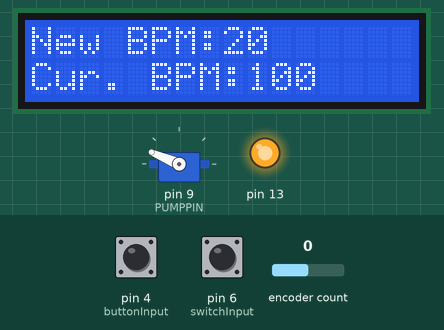
Simulated run of this sketch. Board: Arduino Uno, built with avr-gcc and run on an emulated ATmega328P. Shown: 16×2 character LCD, servo, output pins drawn as LEDs (lit = HIGH). Inputs (shaded band) come from the test bench; at power-on: pin 6 (switchInput) HIGH, pin 4 (buttonInput) HIGH, encoder count 0.

Above: at 1.2 s.
1.3 s: pin 6 (switchInput) pulled LOW for 3.2 s
At 2.7 s:
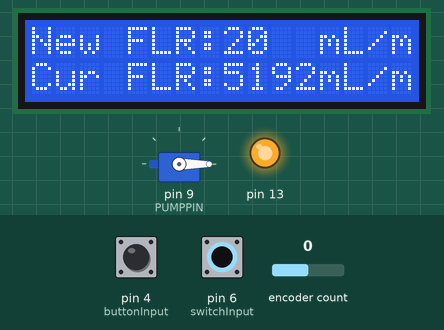
5.1 s: pin 4 (buttonInput) pulled LOW for 0.15 s
At 5.68 s:
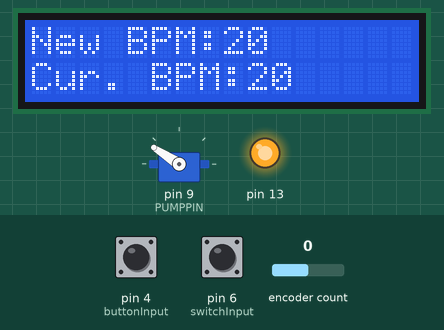
5.8 s: encoder count set to 1
At 7.19 s:
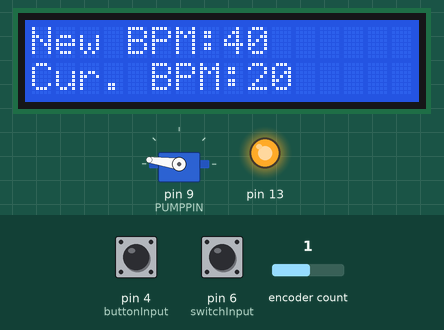
7.3 s: pin 4 (buttonInput) pulled LOW for 1 s
At 7.54 s:
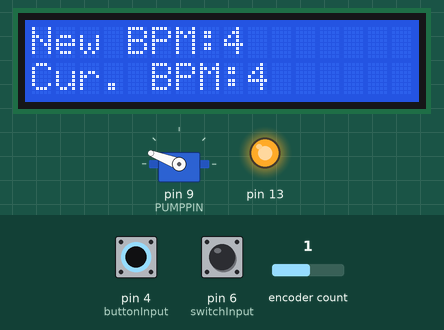
8.9 s: pin 6 (switchInput) pulled LOW for 0.15 s
At 9.44 s:
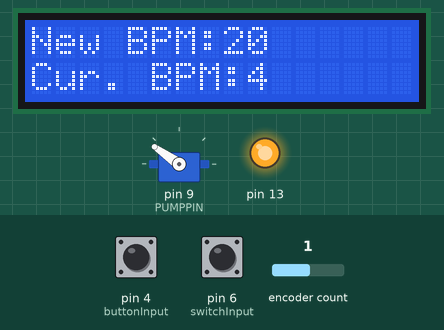
9.6 s: encoder count set to 2
At 11.2 s:
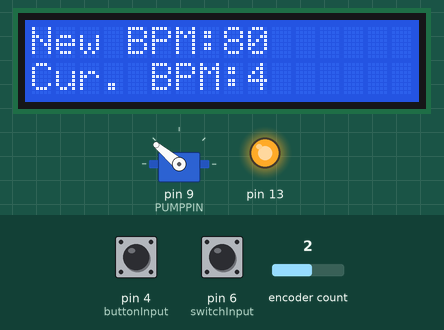
Timing chart, 0 to 35.2 s (numbered marks = the images above; inputs shaded):
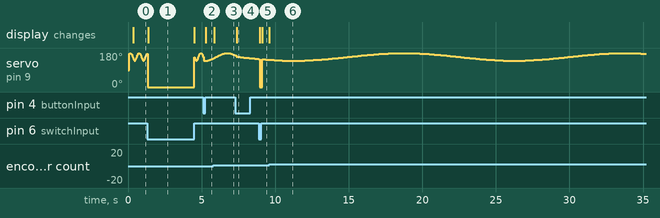

The sketch:

Sinusoidal_Flow.ino
```cpp
// DEFING VARIABLES FROM RGB LCD LIBRARY TO OUTPUT INFORMATION TO SCREENS
#include <Wire.h>
#include <Adafruit_RGBLCDShield.h>
#include <utility/Adafruit_MCP23017.h>

Adafruit_RGBLCDShield lcd = Adafruit_RGBLCDShield();

// Define the switch pin
#define switchInput 6

#include <Encoder.h>
Encoder myEnc(2, 3);

//
//// DEFINING OUTPUTS USED BY THE ROTARY ENCODER
//#define outputA 2
//#define outputB 3
#define buttonInput 4
// DEFINING PUMP LIBRARIES AND VARIABLES
#include <Servo.h>

Servo myservo;
float x;//function of time that is fed into the sin function
float a;//constant that converts period of sine wave from 2 PI milliseconds into 1 / bps
float bps;//variable controlling beats per second of the pump
int avgValue;//average power value of the pump, should be between 90 and 180
int amplitude;//amplitude of fluctuation of power level: max power value = avgValue + amplitude (should be 180), min power value = avgValue - amplitude
#define PUMPPIN 9    //peristaltic pump control pin, connect to arduino digital pin 9

int power;//power level of pump, between 90 and 180
int previousBps;

void setup() {

  // Setting pin 13 as just a 5 V power supply since all other power sources on the ARDUINO are being used
  pinMode (13, OUTPUT);
  digitalWrite(13, HIGH);

  // Switch input
  pinMode(switchInput, INPUT);

  // Configuring initial LCD Screen output
  lcd.begin(16, 2);
  lcd.setCursor(0,0);
  lcd.print("NBPM:");

  // Setting up button input button
  pinMode(buttonInput, INPUT_PULLUP);
  //

  // Configuring pump level
  myservo.attach(PUMPPIN);//initializes peristaltic control pin
  bps = 1.5; //user sets beats per second
  a = (.001) * bps * 2 * PI;//initializes constant using bps
  x = a * millis();//initializes x
  avgValue = 160;//initializes avgValue
  amplitude = 180 - avgValue; //initializes amplitude

  // Beginning the Serial Print
  //Serial.begin (9600);
}

volatile float counter = 60;

///////////////////////////////////////////////////////////////////////////////////////////
int pushEvent; // digital input value from pin 13. Due to the Pull up resistor maintaing a constant 5 V in the pin , a value of LOW means
// the button is currently being pushed as the button's closing offers a path to ground where as HIGH means the button has offered no additional path for the voltage and
// the reading is stuck at 5V.
int statusMemory; // This integer stores the value of the pin 100 seconds after the pushEvent.
int mode = 1; // This integer corresponds to the mode of the system. If the mode reads 1, then that means that the green Light is no and red light is off and if the mode reads 0, that means
// the green light is off and the red light is on.

int currentBPM = 100;
//////////////////////////////////////////////////////////////////////////////////////////////

int previousCounter;

int currentFlowRate;

long oldPosition  = -999;

// Variables to control whether the device is in constant or pulsatile mode
int switchPinState;
int previousPinState;

int previousFlowRate;
void loop() {

     long newPosition = myEnc.read();
    if (newPosition != oldPosition) {
      oldPosition = newPosition;
      Serial.println(newPosition);
      counter = newPosition;
    }
  // Read and print the current switch state
  if (digitalRead(switchInput) != previousPinState) {
    // SET DEFAULT VALUES FOR CHANGE
    counter = 20;
    switchPinState = digitalRead(switchInput);
    Serial.println(switchPinState);
    lcd.clear();
  }
  previousPinState = switchPinState;

  if (switchPinState == 1)
  {

    // Read the value of the encoder


    // PULSATILE FLOW
    // We start by reading the pushEvent on every loop. If the user does not push the button, the pin will read HIGH, and if the user pushes the button, then the pin will read LOW
    pushEvent = digitalRead(buttonInput);// read the push button value

    // If the circuit is in mode 1, the greenLight should be turne don and the red light will be turned off.
    if (pushEvent == LOW) {
      lcd.clear();
      currentBPM = counter;

      lcd.setCursor(0, 0);
      lcd.print("New BPM:");

      lcd.setCursor(8, 0);
      //  lcd.clear();
      //  outputString = strcat("BPM", counter);
      lcd.print(int(counter));

      if (counter < 100)
      {
        lcd.setCursor(10, 0);
        lcd.print(" ");
      }

      lcd.setCursor(0, 1);
      lcd.print("Cur. BPM:");
      lcd.setCursor(9, 1);
      lcd.print(currentBPM);
      //      Serial.println(currentBPM);
    }


    bps = currentBPM / 60.0;
//    Serial.println(bps);
    a = (0.001) * bps * 2 * PI;
    if (counter != previousCounter)
    {
      lcd.setCursor(0, 0);
      lcd.print("New BPM:");

      lcd.setCursor(8, 0);
      //  lcd.clear();
      //  outputString = strcat("BPM", counter);
      lcd.print(int(counter));

      if (counter < 100)
      {
         lcd.setCursor(10, 0);
         lcd.print(" ");
      }

      lcd.setCursor(0, 1);
      lcd.print("Cur. BPM:");
      lcd.setCursor(9, 1);
      lcd.print(currentBPM);


    }

    x = a * millis();//for each run through of the loop, x is reset based on the current time value
    Serial.println(avgValue + (amplitude * sin(x)));
    myservo.write(avgValue + (amplitude * sin(x)));//sets pump power to desired value based on avgValue, amplitude, and time passed

    previousCounter = counter;
  } else {

    // We start by reading the pushEvent on every loop. If the user does not push the button, the pin will read HIGH, and if the user pushes the button, then the pin will read LOW
    pushEvent = digitalRead(buttonInput);// read the push button value
    int currentFlowMinute;
    // If the circuit is in mode 1, the greenLight should be turne don and the red light will be turned off.
    if (pushEvent == LOW) {
      lcd.clear();
      currentFlowMinute = counter;
      currentFlowRate = (counter/60.0 + .7999) / .008018;

      lcd.setCursor(0, 0);
      lcd.print("New FLR:");

      lcd.setCursor(8, 0);
      lcd.print(int(counter));

      if (counter < 100)
      {
        lcd.setCursor(10, 0);
        lcd.print(" ");
      }

      lcd.setCursor(0, 1);
      lcd.print("Cur FLR:");
      lcd.setCursor(8, 1);
      lcd.print(int(currentFlowMinute));
    }

    if (((counter/60.0 + .7999) / .008018) != previousFlowRate)
    {
      lcd.setCursor(0, 0);
      lcd.print("New FLR:");

      lcd.setCursor(8, 0);
      //  lcd.clear();
      //  outputString = strcat("BPM", counter);
      lcd.print(int(counter));

      if (counter < 100)
      {
        lcd.setCursor(10, 0);
        lcd.print(" ");
      }

      lcd.setCursor(0,1);
      lcd.print("Cur FLR:");
      lcd.setCursor(8, 1);
      lcd.print(int(currentFlowMinute));

      lcd.setCursor(12,0);
      lcd.print("mL/m");

      lcd.setCursor(12,1);
      lcd.print("mL/m");
    }

    myservo.write(currentFlowRate);   //set motor to speed

    previousFlowRate = currentFlowRate;
  }

}
```

Measured:
- after the input at 1.3 s, the display: changes after 0.07 s (image 1)
- after the input at 5.1 s, the display: changes after 0.17 s (image 2)
- after the input at 5.8 s, the display: changes after 0.06 s (image 3)
- after the input at 7.3 s, the display: changes after 0.08 s (image 4)
- after the input at 8.9 s, the display: first changes at once (image 5 shows a later state)
- after the input at 9.6 s, the display: changes at once (image 6)
